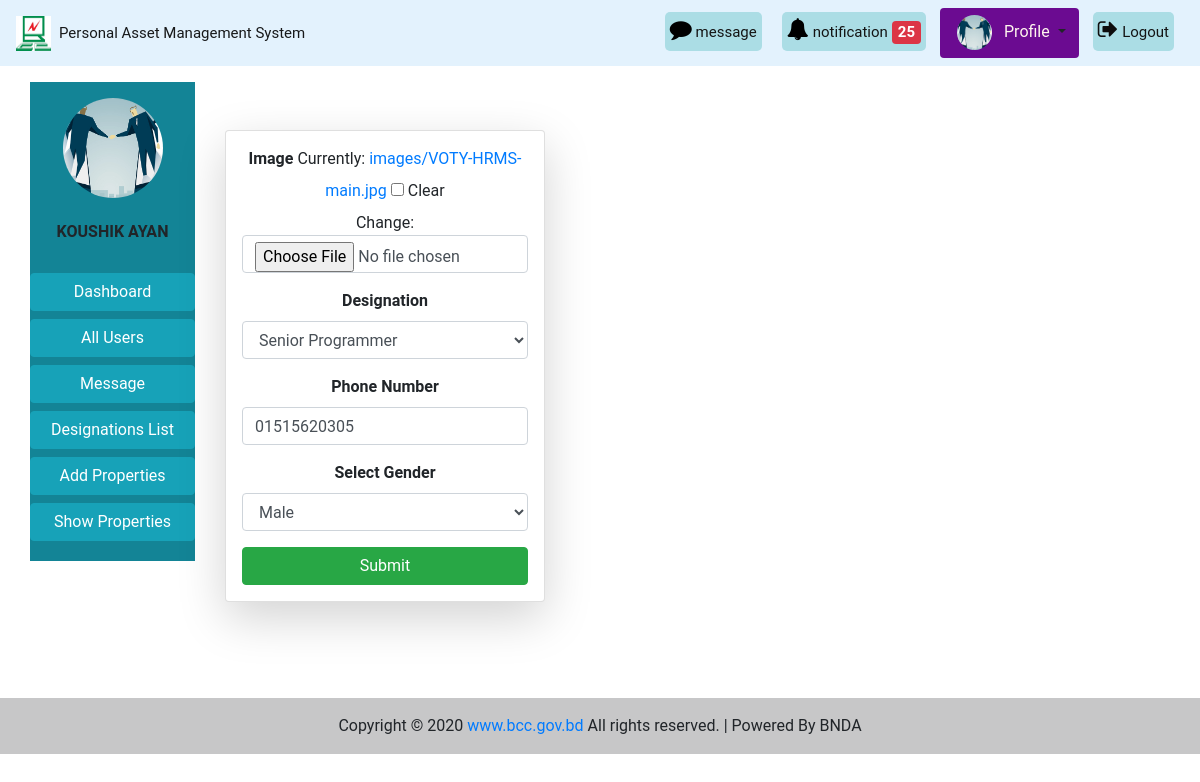
Screenshot of /profile-edit/15/ (signed in) with the database file from the repository.
### accounts/models.py (models this page shows, shortened)
class CustomUser(AbstractBaseUser):
    user_type_data = (
        ('1', 'Super admin'),
        ('2', 'Admin'),
        ('3', 'Employee'),
    )
    user_type = models.CharField(max_length=10, choices=user_type_data, default='3')
    email = models.EmailField(max_length=255, unique = True, verbose_name = 'Email')
    name = models.CharField(max_length = 255, verbose_name = 'Full Name')
    phone_no = models.CharField(max_length = 20, unique = True, verbose_name = 'Phone Number')
    date = models.DateField(auto_now_add = True)
    is_active = models.BooleanField(default=True)
    is_admin = models.BooleanField(default=False)
    is_staff = models.BooleanField(default=False)
    USERNAME_FIELD = 'email'
    REQUIRED_FIELDS = ('name','phone_no')
    objects = CustomUserManager()
    class Meta:
        verbose_name_plural = 'Users'

### pamsapp/models.py (models this page shows, shortened)
class Profile(models.Model):
    gender_type = (
        ('1', 'Male'),
        ('2', 'Female'),
        ('3', 'Others'),
    )
    user = models.OneToOneField(CustomUser, on_delete = models.CASCADE , related_name = 'profile')
    image = models.ImageField(upload_to = 'images/', blank=True, null=True)
    designation = models.ForeignKey(Designation, on_delete = models.CASCADE, blank = True, null = True)
    gender = models.CharField(max_length=10, choices=gender_type, blank = True, null = True)

### pamsapp/views.py (the view, shortened to what this page needs)
# urls.py: path('profile-edit/<int:user_id>/', views.profile_edit_view, name='profile-edit'),
@login_required
def profile_edit_view(request, user_id):
    user = get_object_or_404(CustomUser, pk = user_id)
    profile = Profile.objects.get(user_id = user.id)
    user_form = EmployeeUserForm(instance = user)
    profile_form = ProfileForm(instance = profile)
    notification = notification_func(request)
    context = {
        'user':request.user,
        'user_form': user_form,
        'profile':profile,
        'profile_form':profile_form,
        'notification':notification
        }
    return render(request, 'pamsapp/profile_edit.html', context)

### accounts/forms.py
class EmployeeUserForm(forms.ModelForm):
    def __init__(self, *args, **kwargs):
        super(EmployeeUserForm, self).__init__(*args, **kwargs)
        self.fields['phone_no'].widget.attrs.update({'class': 'form-control', 'placeholder':'Enter your Phone Number'})
    class Meta:
        model = CustomUser
        fields = ['phone_no', ]

### pamsapp/forms.py
class ProfileForm(forms.ModelForm):
    def __init__(self, *args, **kwargs):
        super(ProfileForm, self).__init__(*args, **kwargs)
        self.fields['image'].widget.attrs.update({'class': 'form-control'})
        self.fields['designation'].widget.attrs.update({'class': 'form-control'})
        self.fields['gender'].widget.attrs.update({'class': 'form-control'})
    class Meta:
        model = Profile
        fields = ['image', 'designation', 'gender']

### message/context_processors.py (called while the page is built)
def unread_messages(request):
    if request.user.is_authenticated:
        unread_msgs = InboxMessage.objects.filter(receiver_id=request.user, delete_status=True,
                                                  new_msg_active=True)[0:5]
        total_unread_msgs = InboxMessage.objects.filter(receiver_id=request.user,
                                                        delete_status=True, new_msg_active=True).count()
        total_draft_msgs = NewMessage.objects.filter(sender_id=request.user,
                                                     delete_status=True, new_msg_active=True,
                                                     msg_status='Draft').count()
        return {'unread_msgs': unread_msgs, 'total_unread_msgs': total_unread_msgs,
                'total_draft_msgs': total_draft_msgs}
    else:
        return {'total_unread_msgs': 0, 'total_draft_msgs': 0}

def online_active_user(request):
    active_users = CustomUser.objects.all()
    return {'active_users': active_users}

### pamsapp/models.py (called while the page is built)
    def __str__(self):
        return self.name

### templates/pamsapp/profile_edit.html (shortened to what this page needs)
{% extends 'base.html' %}
{% load static %}
{% block content %}
<div class="col-lg-10 col-md-8 col-10 mx-auto ">
    <div class="row mt-5 text-center ">
      <div class="col-sm-4">
        <div class="card py-3 shadow-lg p-3 mb-5 bg-white rounded" style="width: 20rem;">
            <form action="" method="post" enctype = 'multipart/form-data'>
              <div class="form-group">
                <label  class="font-weight-bold">Image</label>
                {{ profile_form.image }}
             </div>
             <div class="form-group">
                <label class="font-weight-bold">Designation</label>
                {{ profile_form.designation }}
             </div>
             <div class="form-group">
                <label class="font-weight-bold">Phone Number</label>
                {{ user_form.phone_no }}
             </div>
             <div class="form-group">
                <label class="font-weight-bold">Select Gender</label>
                {{ profile_form.gender }}
             </div>
             <button type = 'submit' class = 'btn btn-success btn-block'>Submit</button>
            </form>
          </div>
      </div>
    </div>
  </div>
{% endblock %}

### templates/base.html (shortened to what this page needs)
{% load static %}
<!doctype html>
<html lang="en">
  <head>
    <link rel="stylesheet" href="https://maxcdn.bootstrapcdn.com/bootstrap/4.5.2/css/bootstrap.min.css">
    <link rel="stylesheet" href="{% static 'pams/css/bootstrap.css' %}">
    <link rel="stylesheet" href="{% static 'pams/css/base.css' %}">
    <link rel="stylesheet" href="https://cdnjs.cloudflare.com/ajax/libs/font-awesome/4.7.0/css/font-awesome.min.css">
  </head>
  <body>
   <nav class="navbar navbar-expand-lg navbar-light sticky-top"
    style="background-color: #e3f2fd">
    <a class="navbar-brand" href="{% url 'pamsapp:home' %}"><img src="{% static 'pams/images/bcc.jpg' %}" alt="logo"
      style="height: 35px; width: 35px;"><span class="ml-2" style="font-size: 15px;">Personal Asset Management System</span></a>
    <div class="collapse navbar-collapse text-center my-nav" id="navbarSupportedContent">
      <ul class="navbar-nav  my-2 my-lg-0 ">
        {% if not user.is_authenticated %}
          <li class="nav-item active">
            <a class="nav-link text-black font-weight-bold" href="#">Login </a>
          </li>
          <li class="nav-item active">
            <a class="nav-link text-black font-weight-bold" href="#">Signup </a>
          </li>
        {% else %}
        <div class="mes rounded rounded-end ">
          <a href="{% url 'pamsapp:assets-list-pending' %}"  style="text-decoration:none">
            <i style="font-size:22px; color:rgb(0, 0, 0)" class="fa ">&#xf075;</i>
            <span style='font-size:15px'>message</span>
          </a>
        </div>
        {% if user.user_type == '1' or user.user_type == '2' %}
        <div class="not rounded rounded-end ">
          <a href="{% url 'pamsapp:assets-list-pending' %}"  style="text-decoration:none">
            <i style="font-size:22px; color:rgb(0, 0, 0)" class="fa">&#xf0f3;</i>
            <span style='font-size:15px'>notification</span>
            {% if notification %}
            <span class="badge badge-danger" style='font-size:15px'>{{ notification }}</span>
            {% endif %}
          </a>
        </div>
        {% endif %}
          {% if profile.image %}
          <div class="dropdown show mx-1 pl-1 rounded profile"
          style='background-color:  #6b0b91; border-radius: 15%;'>
            <a class="btn dropdown-toggle" href="{% url 'pamsapp:profile' %}" role="button"
             id="dropdownMenuLink" data-toggle="dropdown" aria-haspopup="true" aria-expanded="false">
             <img src="{{ user.profile.image.url }}" class="rounded-circle" alt="logo"
                style="height: 35px; width: 35px;">
                <span class="ml-2" style="font-size: medium; color:seashell">Profile</span>
            </a>
          </div>
          {% endif %}
          <div class="mes rounded rounded-end ">
            <a href="{% url 'accounts:logout' %}"  style="text-decoration:none">
              <i style="font-size:22px; color:rgb(14, 13, 13)" class="fa ">&#xf08b;</i>
              <span style='font-size:15px'>Logout</span>
            </a>
          </div>
        {% endif %}
      </ul>
    </div>
  </nav>
   <div class="container-fluid mt-3">
    <div class="row mx-auto">
      <div class="col-lg-2 col-md-3 col-12 mb-2">
        <div class="list-group text-center">
          <div class='py-3' style='background-color:#138496'>
            {% if user.profile.image %}
              <div style="width:100%; text-align:center">
                <img class="rounded-circle" style="height:100px; width:100px" src="{{ user.profile.image.url }}" alt="Card image cap">
              </div>
            {% else %}
              <img class="rounded-circle" style="height:100px" src="{% static 'pams/images/user-default.png' %}" alt="Card image cap">
            {% endif %}
            <br>
            <h6 class='text-uppercase font-weight-bold'>{{user.name}}</h6>
            <br>
            {% if user.user_type == '1' or user.user_type == '2' %}
              <a href="{% url 'pamsapp:dashboard' %}" class="btn btn-info mb-1 btn-block">Dashboard</a>
              <a href="{% url 'pamsapp:all-user' %}" class="btn btn-info mb-1 btn-block">All Users</a>
              <a href="{% url 'Message:inbox' %}" class="btn btn-info mb-1 btn-block">Message</a>
              <a href="{% url 'pamsapp:designations_list' %}" class="btn btn-info mb-1 btn-block">Designations List</a>
            {% endif %}
            <a href="{% url 'pamsapp:home' %}" class="btn btn-info btn-block">Add Properties</a>
            <a href="{% url 'pamsapp:show-properties' %}" class="btn btn-info mb-1 btn-block">Show Properties</a>
          </div>
        </div>
      </div>
      {% block content %}
      {% endblock %}
    </div>
  </div>
  <footer class="bg-light text-center text-lg-start mt-5">
    <div class="text-center p-3" style="background-color: rgba(0, 0, 0, 0.2)">
      Copyright © 2020
      <a class="bootstrap-link"  href="https://bcc.gov.bd/" target="blank">www.bcc.gov.bd</a>
      All rights reserved. | Powered By BNDA
    </div>
  </footer>
  </body>
</html>

### static/pams/css/base.css (style rules this page uses)
* { margin: 0; padding: 0; box-sizing: border-box; }
body { font-family: 'roboto', sans-serif; }

### templates/base.html (style rules this page uses)
.not { right: 0px; height: 50px; padding: 10px; color:rgb(246, 246, 248) }
.not a { background-color: #ABDDE5; color:rgb(20, 20, 20); padding-left: 5px; padding-right: 5px; padding-top: 10px; padding-bottom: 10px; border-radius: 5px; }
.mes { right: 0px; height: 50px; padding: 10px; color:rgb(12, 12, 15) }
.mes a { background-color: #ABDDE5; color:rgb(20, 20, 20); padding-left: 5px; padding-right: 5px; padding-top: 10px; padding-bottom: 10px; border-radius: 5px; }

### rows the page displays
CustomUser: profile.image (picture), name "KOUSHIK AYAN", phone_no "01515620305"
Profile: designation "Senior Programmer", gender "Male"

### other values shown
{{ notification }} "25"
